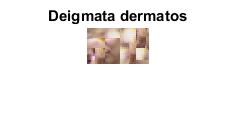
%> input picture source_results/results_plots/skin_samples.png, 236 x 131 px, given in place of 1.png, which was not available
$ octave meros_1.m   (GNU Octave 9; MATLAB toolbox functions it lacks are replaced by stand-ins)
%> lines starting %> are read from the running program, lines starting %| are printed output that depends on the picture; in (x1, y1, x2, y2) boxes, pixels count from 0 and x2, y2 are one past the last pixel; in counts of white or black regions, pixels touching at a corner belong together; the program's own positions count from 1; pictures that were not available may be replaced by others from this repository, and a replacement may not be noted
close all;
clearvars;

resultsFolder = 'results_plots';
if ~exist(resultsFolder, 'dir')
  mkdir(resultsFolder);
end
resultsPath = strcat(resultsFolder, '/');

Samplesrgb=load('skinSamplesRGB');                 %fortwsh arxeiou deigmatwn dermatos
Samplesrgb = Samplesrgb.skinSamplesRGB;            %fortwsh xrwmatwn rgb

currentFigure = figure();
imshow(Samplesrgb);
title('Deigmata dermatos');
set(gcf,'PaperPositionMode','auto');
print(currentFigure, strcat(resultsPath,'skin_samples.png'), '-dpng', '-r0');

SamplesYcbcr=im2double(rgb2ycbcr(Samplesrgb));     %metatroph xrwmatwn sto xwro YCbCr kai
Icb=reshape(SamplesYcbcr(:,:,2),[],1);             %reshape dusdiastaths eikonas se dianusma
Icr=reshape(SamplesYcbcr(:,:,3),[],1);
mcb=mean(mean(SamplesYcbcr(:,:,2)));               %upologismos mesou orou kanaliou Cb
mcr=mean(mean(SamplesYcbcr(:,:,3)));               %upologismos mesou orou kanaliou Cr
M=[mcb, mcr];                                      %kataskeuh dianusmatos mesou orou kanaliwn Cb kai Cr
S=cov(Icb,Icr);                                    %upologismos sundiakumanshs kanaliwn Cb kai Cr

X = linspace(0.35, 0.7, 100);                       %apeikonish gkaousianhs e3iswshs upologismou dermatos
Y = linspace(0.3, 0.6, 100);
Pgauss = zeros(100);
for i = 1:100
    for j = 1:100
        distance = ([Y(i) X(j)] - M);
        Pgauss(i, j) = exp(-0.5 * distance * (S \ distance')) / (2*pi * sqrt(det(S)));
    end
end
Pgauss = Pgauss / max(max(Pgauss));
currentFigure = figure();
surf(X, Y, Pgauss);
title('Gkaousianh katanomh anixneuth dermatos');
set(gcf,'PaperPositionMode','auto');
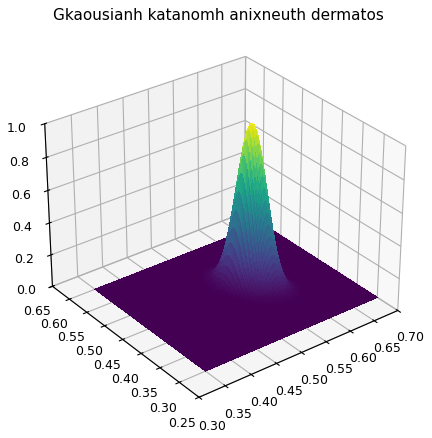
%> figure redrawn from the program's plot data
print(currentFigure, strcat(resultsPath,'gaussian_distribution_color_space.png'), '-dpng', '-r0');

cd Chalearn;
Iframeycbcr=im2double(rgb2ycbcr(imread('1.png')));  %metatroph eikonas sto xrwmatiko xwro YCbCr kai kanonikopoihsh
%> Iframeycbcr: size 131x236x3 double; mean of channels 1, 2, 3 0.882, 0.498, 0.506
cd ..;

cd ChalearnUser;
KinectMask = imread('U1.png');
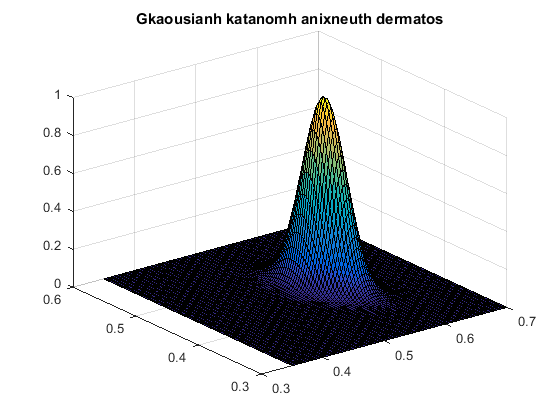
%> input picture source_results/results_plots/gaussian_distribution_color_space.png, 560 x 420 px, given in place of U1.png, which was not available
%> KinectMask is the input picture: size 420x560x3 uint8; mean R, G, B 215.7, 217.4, 219.6
cd ..;

Iframecb=reshape(Iframeycbcr(:,:,2),[],1);          %reshape se dianusma
Iframecr=reshape(Iframeycbcr(:,:,3),[],1);
ImSize = size(Iframeycbcr(:,:,1));                %upologismos mege8ous eikonas
%> ImSize = [131 236]
Pskin =mvnpdf([Iframecb,Iframecr],M,S);           %efarmogh gkaousianhs sunarthshs upologismou pi8anothtas na einai derma ta stoixeia
Pskin = Pskin / max(max(Pskin));                  %kanonikopoihsh apotelesmatos
Pskin = reshape(Pskin,ImSize(1),ImSize(2) );      %reshape eikonas se dusdiastato pinaka
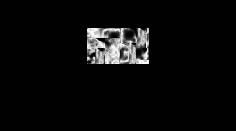
%> Pskin: size 131x236 double; min 1.93e-07, max 1, mean 0.0452

currentFigure = figure();
imshow(Pskin);
title('Eikona pi8anothtwn dermatos');
set(gcf,'PaperPositionMode','auto');
print(currentFigure, strcat(resultsPath,'skin_probability.png'), '-dpng', '-r0');

Pskin = Pskin > 0.22;                              %efarmogh filtou kai metatroph eikonas se duadikh
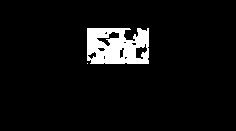
%> Pskin: size 131x236 logical; 5.8% white; 2 white regions (1 under 20 px), largest, box (x1, y1, x2, y2) and area: (87, 28, 149, 64) 1801

currentFigure = figure();
subplot(1,2,1); imshow(Pskin);                    %apotelesma efarmoghs anixneuth dermatos
title('Apotelesma anixneuth dermatos');
%> (the run ends here)
